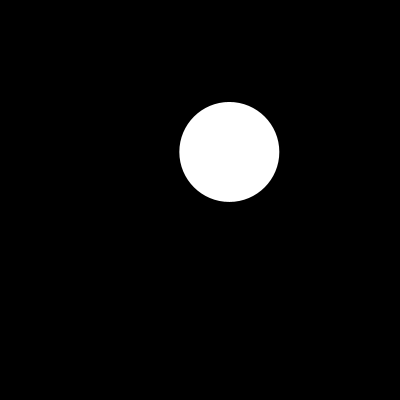
Frame 1 (no input)
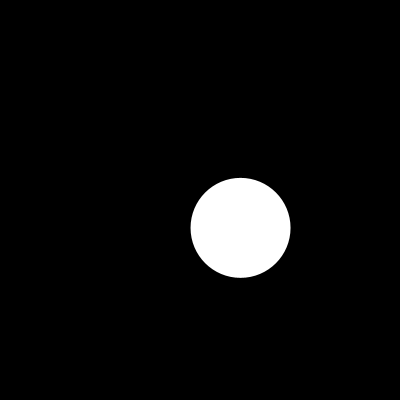
Frame 60 (the mouse pressed at the canvas centre just before this capture)
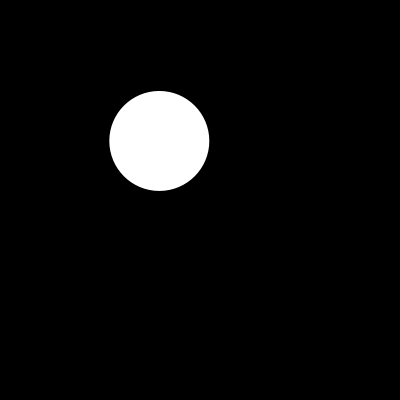
Frame 120 (the mouse held since frame 60 and released just before this capture)

The Processing sketch that drew these frames (run headless with seeded random() and noise(); from frame 60 on, the mouse is pressed at the canvas centre):

// Processing sketch: bean
// ── bean.pde
// Constrain range of random in 3 different ways
float range = 100;

// Theta for trig functions
float t;

// Keep track of modes
int mode = 0;
int modes = 3;

void setup() {
  size(400, 400);
  noStroke();
  fill(255);
}


void draw() {
  background(0);
  
  // Calculate range differently
  // depending on which mode you're in
  switch(mode) {
  case 1:
    t+=0.01;
    range = sin(t)*width*2 + ((width*2)+1);
    break;
  case 2:
    t+=0.05;
    range = tan(t)*width*2;
    range = constrain(range, 1, width*2);
    break;
  default:
    break;
  }
  
  // Select random x, y locations according to range
  float x = random(-range, range);
  float y = random(-range, range);
  translate(width/2, height/2);
  
  // Draw ellipse at x,y
  // Scale size to range - gives illusion of 3D
  ellipse(x, y, range, range);
}

void keyPressed() {
  switch(keyCode) {
  case RIGHT:
    mode++;
    break;
  case LEFT:
    mode--;
    break;
  }
  if (mode >= modes || mode < 0) {
    mode = (modes + abs(mode))%modes;
  }
  
  println("MODE: " + mode);
}
